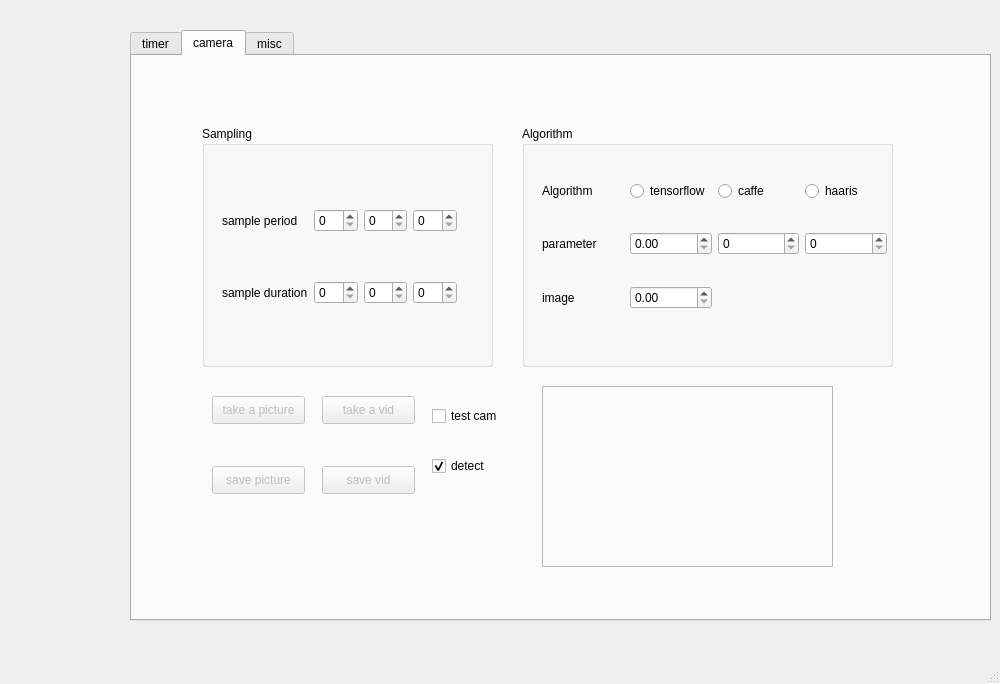
<?xml version="1.0" encoding="UTF-8"?>
<ui version="4.0">
 <class>MainWindow</class>
 <widget class="QMainWindow" name="MainWindow">
  <property name="geometry">
   <rect>
    <x>0</x>
    <y>0</y>
    <width>1000</width>
    <height>684</height>
   </rect>
  </property>
  <property name="windowTitle">
   <string>MainWindow</string>
  </property>
  <widget class="QWidget" name="centralwidget">
   <widget class="QTabWidget" name="tabWidget">
    <property name="geometry">
     <rect>
      <x>130</x>
      <y>30</y>
      <width>861</width>
      <height>591</height>
     </rect>
    </property>
    <property name="currentIndex">
     <number>1</number>
    </property>
    <widget class="QWidget" name="tab_timer">
     <property name="whatsThis">
      <string>&lt;html&gt;&lt;head/&gt;&lt;body&gt;&lt;p&gt;&lt;br/&gt;&lt;/p&gt;&lt;/body&gt;&lt;/html&gt;</string>
     </property>
     <attribute name="title">
      <string>timer</string>
     </attribute>
     <widget class="QGroupBox" name="groupBox">
      <property name="geometry">
       <rect>
        <x>30</x>
        <y>30</y>
        <width>291</width>
        <height>241</height>
       </rect>
      </property>
      <property name="title">
       <string>Micro Break</string>
      </property>
      <widget class="QWidget" name="gridLayoutWidget">
       <property name="geometry">
        <rect>
         <x>20</x>
         <y>40</y>
         <width>226</width>
         <height>181</height>
        </rect>
       </property>
       <layout class="QGridLayout" name="Grid_micro_break">
        <item row="0" column="3">
         <widget class="QSpinBox" name="work_s_mic">
          <property name="maximum">
           <number>59</number>
          </property>
         </widget>
        </item>
        <item row="1" column="0">
         <widget class="QLabel" name="label_2">
          <property name="text">
           <string>break duration</string>
          </property>
         </widget>
        </item>
        <item row="2" column="2">
         <widget class="QSpinBox" name="post_m_mic">
          <property name="maximum">
           <number>59</number>
          </property>
         </widget>
        </item>
        <item row="1" column="3">
         <widget class="QSpinBox" name="break_s_mic">
          <property name="maximum">
           <number>59</number>
          </property>
          <property name="value">
           <number>16</number>
          </property>
         </widget>
        </item>
        <item row="2" column="1">
         <widget class="QSpinBox" name="post_h_mic"/>
        </item>
        <item row="0" column="2">
         <widget class="QSpinBox" name="work_m_mic">
          <property name="maximum">
           <number>59</number>
          </property>
         </widget>
        </item>
        <item row="0" column="0">
         <widget class="QLabel" name="label">
          <property name="text">
           <string>work duration</string>
          </property>
         </widget>
        </item>
        <item row="2" column="3">
         <widget class="QSpinBox" name="post_s_mic">
          <property name="maximum">
           <number>59</number>
          </property>
         </widget>
        </item>
        <item row="1" column="2">
         <widget class="QSpinBox" name="break_m_mic">
          <property name="maximum">
           <number>59</number>
          </property>
         </widget>
        </item>
        <item row="0" column="1">
         <widget class="QSpinBox" name="work_h_mic"/>
        </item>
        <item row="2" column="0">
         <widget class="QLabel" name="label_3">
          <property name="text">
           <string>postpone time</string>
          </property>
         </widget>
        </item>
        <item row="1" column="1">
         <widget class="QSpinBox" name="break_h_mic"/>
        </item>
        <item row="3" column="0">
         <widget class="QLabel" name="label_4">
          <property name="text">
           <string>idle time</string>
          </property>
         </widget>
        </item>
        <item row="3" column="1">
         <widget class="QSpinBox" name="idle_h_mic"/>
        </item>
        <item row="3" column="2">
         <widget class="QSpinBox" name="idle_m_mic">
          <property name="maximum">
           <number>59</number>
          </property>
         </widget>
        </item>
        <item row="3" column="3">
         <widget class="QSpinBox" name="idle_s_mic">
          <property name="maximum">
           <number>59</number>
          </property>
         </widget>
        </item>
       </layout>
      </widget>
     </widget>
     <widget class="QGroupBox" name="groupBox_2">
      <property name="geometry">
       <rect>
        <x>350</x>
        <y>30</y>
        <width>291</width>
        <height>241</height>
       </rect>
      </property>
      <property name="title">
       <string>Macro Break</string>
      </property>
      <widget class="QWidget" name="gridLayoutWidget_2">
       <property name="geometry">
        <rect>
         <x>20</x>
         <y>40</y>
         <width>226</width>
         <height>181</height>
        </rect>
       </property>
       <layout class="QGridLayout" name="Grid_micro_break_3">
        <item row="3" column="0">
         <widget class="QLabel" name="label_15">
          <property name="text">
           <string>idle time</string>
          </property>
         </widget>
        </item>
        <item row="3" column="2">
         <widget class="QSpinBox" name="idle_m_mac">
          <property name="maximum">
           <number>59</number>
          </property>
         </widget>
        </item>
        <item row="3" column="1">
         <widget class="QSpinBox" name="idle_h_mac"/>
        </item>
        <item row="0" column="2">
         <widget class="QSpinBox" name="work_m_mac">
          <property name="maximum">
           <number>59</number>
          </property>
         </widget>
        </item>
        <item row="0" column="3">
         <widget class="QSpinBox" name="work_s_mac">
          <property name="maximum">
           <number>59</number>
          </property>
         </widget>
        </item>
        <item row="0" column="0">
         <widget class="QLabel" name="label_8">
          <property name="text">
           <string>work duration</string>
          </property>
         </widget>
        </item>
        <item row="1" column="1">
         <widget class="QSpinBox" name="break_h_mac"/>
        </item>
        <item row="1" column="0">
         <widget class="QLabel" name="label_7">
          <property name="text">
           <string>break duration</string>
          </property>
         </widget>
        </item>
        <item row="2" column="0">
         <widget class="QLabel" name="label_9">
          <property name="text">
           <string>postpone time</string>
          </property>
         </widget>
        </item>
        <item row="0" column="1">
         <widget class="QSpinBox" name="work_h_mac"/>
        </item>
        <item row="2" column="3">
         <widget class="QSpinBox" name="post_s_mac">
          <property name="maximum">
           <number>59</number>
          </property>
         </widget>
        </item>
        <item row="1" column="3">
         <widget class="QSpinBox" name="break_s_mac">
          <property name="maximum">
           <number>59</number>
          </property>
         </widget>
        </item>
        <item row="2" column="2">
         <widget class="QSpinBox" name="post_m_mac">
          <property name="maximum">
           <number>59</number>
          </property>
         </widget>
        </item>
        <item row="2" column="1">
         <widget class="QSpinBox" name="post_h_mac"/>
        </item>
        <item row="1" column="2">
         <widget class="QSpinBox" name="break_m_mac">
          <property name="maximum">
           <number>59</number>
          </property>
         </widget>
        </item>
        <item row="3" column="3">
         <widget class="QSpinBox" name="idle_s_mac">
          <property name="maximum">
           <number>59</number>
          </property>
         </widget>
        </item>
       </layout>
      </widget>
     </widget>
     <widget class="QGroupBox" name="groupBox_3">
      <property name="geometry">
       <rect>
        <x>50</x>
        <y>320</y>
        <width>171</width>
        <height>141</height>
       </rect>
      </property>
      <property name="title">
       <string>Options</string>
      </property>
      <widget class="QWidget" name="">
       <property name="geometry">
        <rect>
         <x>20</x>
         <y>30</y>
         <width>115</width>
         <height>76</height>
        </rect>
       </property>
       <layout class="QVBoxLayout" name="verticalLayout">
        <item>
         <widget class="QCheckBox" name="show_timer_cbox">
          <property name="text">
           <string>show timer</string>
          </property>
         </widget>
        </item>
        <item>
         <widget class="QCheckBox" name="show_skip_cbox">
          <property name="text">
           <string>show skip</string>
          </property>
         </widget>
        </item>
        <item>
         <widget class="QCheckBox" name="show_post_cbox">
          <property name="text">
           <string>show postpone</string>
          </property>
         </widget>
        </item>
       </layout>
      </widget>
     </widget>
     <widget class="QPushButton" name="start_push">
      <property name="geometry">
       <rect>
        <x>270</x>
        <y>340</y>
        <width>93</width>
        <height>28</height>
       </rect>
      </property>
      <property name="text">
       <string>start</string>
      </property>
     </widget>
     <widget class="QPushButton" name="get_value_push">
      <property name="geometry">
       <rect>
        <x>400</x>
        <y>340</y>
        <width>93</width>
        <height>28</height>
       </rect>
      </property>
      <property name="text">
       <string>get values</string>
      </property>
     </widget>
     <widget class="QPushButton" name="save_push">
      <property name="geometry">
       <rect>
        <x>400</x>
        <y>390</y>
        <width>93</width>
        <height>28</height>
       </rect>
      </property>
      <property name="text">
       <string>save values</string>
      </property>
     </widget>
     <widget class="QGroupBox" name="groupBox_7">
      <property name="geometry">
       <rect>
        <x>660</x>
        <y>30</y>
        <width>161</width>
        <height>91</height>
       </rect>
      </property>
      <property name="title">
       <string>Total daily</string>
      </property>
      <widget class="QTimeEdit" name="total_time">
       <property name="geometry">
        <rect>
         <x>10</x>
         <y>30</y>
         <width>118</width>
         <height>22</height>
        </rect>
       </property>
       <property name="displayFormat">
        <string>h:mm </string>
       </property>
       <property name="time">
        <time>
         <hour>10</hour>
         <minute>0</minute>
         <second>0</second>
        </time>
       </property>
      </widget>
     </widget>
    </widget>
    <widget class="QWidget" name="tab_camera">
     <attribute name="title">
      <string>camera</string>
     </attribute>
     <widget class="QGroupBox" name="groupBox_4">
      <property name="geometry">
       <rect>
        <x>70</x>
        <y>70</y>
        <width>291</width>
        <height>241</height>
       </rect>
      </property>
      <property name="title">
       <string>Sampling</string>
      </property>
      <widget class="QWidget" name="gridLayoutWidget_3">
       <property name="geometry">
        <rect>
         <x>20</x>
         <y>40</y>
         <width>235</width>
         <height>181</height>
        </rect>
       </property>
       <layout class="QGridLayout" name="Grid_micro_break_2">
        <item row="0" column="2">
         <widget class="QSpinBox" name="sample_period_m">
          <property name="maximum">
           <number>59</number>
          </property>
         </widget>
        </item>
        <item row="0" column="0">
         <widget class="QLabel" name="label_5">
          <property name="text">
           <string>sample period</string>
          </property>
         </widget>
        </item>
        <item row="1" column="0">
         <widget class="QLabel" name="label_6">
          <property name="text">
           <string>sample duration</string>
          </property>
         </widget>
        </item>
        <item row="0" column="1">
         <widget class="QSpinBox" name="sample_period_h"/>
        </item>
        <item row="1" column="2">
         <widget class="QSpinBox" name="sample_duration_m">
          <property name="maximum">
           <number>59</number>
          </property>
         </widget>
        </item>
        <item row="0" column="3">
         <widget class="QSpinBox" name="sample_period_s">
          <property name="maximum">
           <number>59</number>
          </property>
         </widget>
        </item>
        <item row="1" column="3">
         <widget class="QSpinBox" name="sample_duration_s">
          <property name="maximum">
           <number>59</number>
          </property>
         </widget>
        </item>
        <item row="1" column="1">
         <widget class="QSpinBox" name="sample_duration_h"/>
        </item>
       </layout>
      </widget>
     </widget>
     <widget class="QGroupBox" name="groupBox_5">
      <property name="geometry">
       <rect>
        <x>390</x>
        <y>70</y>
        <width>371</width>
        <height>241</height>
       </rect>
      </property>
      <property name="title">
       <string>Algorithm</string>
      </property>
      <widget class="QWidget" name="gridLayoutWidget_4">
       <property name="geometry">
        <rect>
         <x>20</x>
         <y>30</y>
         <width>345</width>
         <height>181</height>
        </rect>
       </property>
       <layout class="QGridLayout" name="Grid_micro_break_4">
        <item row="0" column="2">
         <widget class="QRadioButton" name="rbut_cf">
          <property name="text">
           <string>caffe</string>
          </property>
         </widget>
        </item>
        <item row="1" column="1">
         <widget class="QDoubleSpinBox" name="param_box_tf">
          <property name="maximum">
           <double>1.000000000000000</double>
          </property>
          <property name="singleStep">
           <double>0.100000000000000</double>
          </property>
         </widget>
        </item>
        <item row="1" column="2">
         <widget class="QSpinBox" name="post_m_mic_3">
          <property name="maximum">
           <number>1</number>
          </property>
         </widget>
        </item>
        <item row="1" column="3">
         <widget class="QSpinBox" name="post_s_mic_3"/>
        </item>
        <item row="1" column="0">
         <widget class="QLabel" name="label_11">
          <property name="text">
           <string>parameter</string>
          </property>
         </widget>
        </item>
        <item row="0" column="1">
         <widget class="QRadioButton" name="rbut_tf">
          <property name="text">
           <string>tensorflow</string>
          </property>
         </widget>
        </item>
        <item row="0" column="0">
         <widget class="QLabel" name="label_10">
          <property name="text">
           <string>Algorithm</string>
          </property>
         </widget>
        </item>
        <item row="0" column="3">
         <widget class="QRadioButton" name="rbut_haar">
          <property name="text">
           <string>haaris</string>
          </property>
         </widget>
        </item>
        <item row="2" column="0">
         <widget class="QLabel" name="label_12">
          <property name="text">
           <string>image</string>
          </property>
         </widget>
        </item>
        <item row="2" column="1">
         <widget class="QDoubleSpinBox" name="img_resize_box">
          <property name="maximum">
           <double>1.000000000000000</double>
          </property>
          <property name="singleStep">
           <double>0.100000000000000</double>
          </property>
         </widget>
        </item>
       </layout>
      </widget>
     </widget>
     <widget class="QPushButton" name="take_pic_push">
      <property name="enabled">
       <bool>false</bool>
      </property>
      <property name="geometry">
       <rect>
        <x>80</x>
        <y>340</y>
        <width>93</width>
        <height>28</height>
       </rect>
      </property>
      <property name="text">
       <string>take a picture</string>
      </property>
     </widget>
     <widget class="QPushButton" name="save_pic_push">
      <property name="enabled">
       <bool>false</bool>
      </property>
      <property name="geometry">
       <rect>
        <x>80</x>
        <y>410</y>
        <width>93</width>
        <height>28</height>
       </rect>
      </property>
      <property name="text">
       <string>save picture</string>
      </property>
      <property name="checkable">
       <bool>false</bool>
      </property>
     </widget>
     <widget class="QPushButton" name="take_vid_push">
      <property name="enabled">
       <bool>false</bool>
      </property>
      <property name="geometry">
       <rect>
        <x>190</x>
        <y>340</y>
        <width>93</width>
        <height>28</height>
       </rect>
      </property>
      <property name="text">
       <string>take a vid</string>
      </property>
     </widget>
     <widget class="QPushButton" name="save_vid_push">
      <property name="enabled">
       <bool>false</bool>
      </property>
      <property name="geometry">
       <rect>
        <x>190</x>
        <y>410</y>
        <width>93</width>
        <height>28</height>
       </rect>
      </property>
      <property name="text">
       <string>save vid</string>
      </property>
     </widget>
     <widget class="QLabel" name="vid_view">
      <property name="geometry">
       <rect>
        <x>410</x>
        <y>330</y>
        <width>291</width>
        <height>181</height>
       </rect>
      </property>
      <property name="frameShape">
       <enum>QFrame::StyledPanel</enum>
      </property>
      <property name="frameShadow">
       <enum>QFrame::Sunken</enum>
      </property>
      <property name="text">
       <string/>
      </property>
     </widget>
     <widget class="QCheckBox" name="det_check">
      <property name="geometry">
       <rect>
        <x>300</x>
        <y>400</y>
        <width>81</width>
        <height>20</height>
       </rect>
      </property>
      <property name="text">
       <string>detect</string>
      </property>
      <property name="checked">
       <bool>true</bool>
      </property>
     </widget>
     <widget class="QCheckBox" name="test_cam_check">
      <property name="enabled">
       <bool>true</bool>
      </property>
      <property name="geometry">
       <rect>
        <x>300</x>
        <y>350</y>
        <width>81</width>
        <height>20</height>
       </rect>
      </property>
      <property name="text">
       <string>test cam</string>
      </property>
      <property name="checked">
       <bool>false</bool>
      </property>
     </widget>
    </widget>
    <widget class="QWidget" name="tab_misc">
     <attribute name="title">
      <string>misc</string>
     </attribute>
     <widget class="QGroupBox" name="groupBox_6">
      <property name="geometry">
       <rect>
        <x>170</x>
        <y>90</y>
        <width>291</width>
        <height>241</height>
       </rect>
      </property>
      <property name="title">
       <string>Sampling</string>
      </property>
      <widget class="QWidget" name="gridLayoutWidget_5">
       <property name="geometry">
        <rect>
         <x>20</x>
         <y>40</y>
         <width>235</width>
         <height>181</height>
        </rect>
       </property>
       <layout class="QGridLayout" name="Grid_micro_break_5">
        <item row="0" column="2">
         <widget class="QSpinBox" name="work_m_mic_3"/>
        </item>
        <item row="0" column="0">
         <widget class="QLabel" name="label_13">
          <property name="text">
           <string>sample period</string>
          </property>
         </widget>
        </item>
        <item row="1" column="0">
         <widget class="QLabel" name="label_14">
          <property name="text">
           <string>sample duration</string>
          </property>
         </widget>
        </item>
        <item row="0" column="1">
         <widget class="QSpinBox" name="work_h_mic_3"/>
        </item>
        <item row="1" column="2">
         <widget class="QSpinBox" name="post_m_mic_4"/>
        </item>
        <item row="0" column="3">
         <widget class="QSpinBox" name="work_s_mic_3"/>
        </item>
        <item row="1" column="3">
         <widget class="QSpinBox" name="post_s_mic_4"/>
        </item>
        <item row="1" column="1">
         <widget class="QSpinBox" name="post_h_mic_3"/>
        </item>
       </layout>
      </widget>
     </widget>
     <widget class="QLCDNumber" name="lcdNumber">
      <property name="geometry">
       <rect>
        <x>150</x>
        <y>340</y>
        <width>64</width>
        <height>23</height>
       </rect>
      </property>
      <property name="smallDecimalPoint">
       <bool>true</bool>
      </property>
     </widget>
     <widget class="QLCDNumber" name="lcdNumber_2">
      <property name="geometry">
       <rect>
        <x>230</x>
        <y>340</y>
        <width>64</width>
        <height>23</height>
       </rect>
      </property>
     </widget>
     <widget class="QLCDNumber" name="lcdNumber_3">
      <property name="geometry">
       <rect>
        <x>310</x>
        <y>340</y>
        <width>64</width>
        <height>23</height>
       </rect>
      </property>
     </widget>
     <widget class="QProgressBar" name="progressBar">
      <property name="enabled">
       <bool>true</bool>
      </property>
      <property name="geometry">
       <rect>
        <x>230</x>
        <y>400</y>
        <width>118</width>
        <height>23</height>
       </rect>
      </property>
      <property name="value">
       <number>24</number>
      </property>
      <property name="invertedAppearance">
       <bool>false</bool>
      </property>
      <property name="format">
       <string>%p%</string>
      </property>
     </widget>
    </widget>
   </widget>
  </widget>
  <widget class="QMenuBar" name="menubar">
   <property name="geometry">
    <rect>
     <x>0</x>
     <y>0</y>
     <width>1000</width>
     <height>26</height>
    </rect>
   </property>
  </widget>
  <widget class="QStatusBar" name="statusbar"/>
 </widget>
 <resources/>
 <connections/>
</ui>
